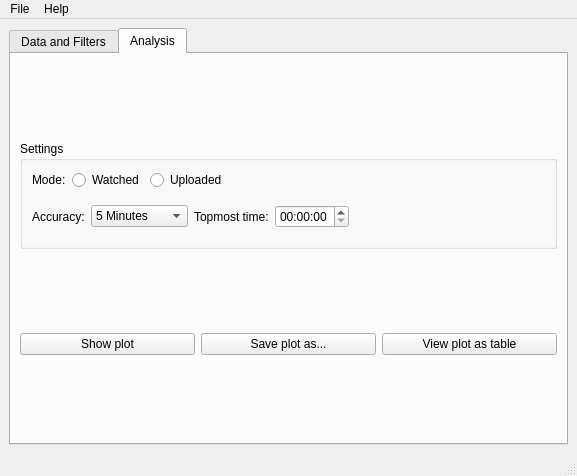
<?xml version="1.0" encoding="UTF-8"?>
<ui version="4.0">
 <class>MainWindow</class>
 <widget class="QMainWindow" name="MainWindow">
  <property name="geometry">
   <rect>
    <x>0</x>
    <y>0</y>
    <width>577</width>
    <height>476</height>
   </rect>
  </property>
  <property name="windowTitle">
   <string>MainWindow</string>
  </property>
  <widget class="QWidget" name="centralwidget">
   <layout class="QVBoxLayout" name="verticalLayout_5">
    <item>
     <widget class="QTabWidget" name="tabWidget">
      <property name="currentIndex">
       <number>1</number>
      </property>
      <widget class="QWidget" name="filters_tab">
       <attribute name="title">
        <string>Data and Filters</string>
       </attribute>
       <layout class="QVBoxLayout" name="verticalLayout_7">
        <item>
         <widget class="QLabel" name="loaded_file_label">
          <property name="sizePolicy">
           <sizepolicy hsizetype="Preferred" vsizetype="Fixed">
            <horstretch>0</horstretch>
            <verstretch>0</verstretch>
           </sizepolicy>
          </property>
          <property name="text">
           <string>Loaded file:</string>
          </property>
         </widget>
        </item>
        <item>
         <layout class="QHBoxLayout" name="horizontalLayout_8">
          <item>
           <widget class="QPushButton" name="create_db_btn">
            <property name="text">
             <string>Create database from Takeout</string>
            </property>
           </widget>
          </item>
          <item>
           <widget class="QPushButton" name="load_db_btn">
            <property name="text">
             <string>Load database</string>
            </property>
           </widget>
          </item>
          <item>
           <widget class="QPushButton" name="manage_db_btn">
            <property name="text">
             <string>Manage database</string>
            </property>
           </widget>
          </item>
         </layout>
        </item>
        <item>
         <widget class="QLabel" name="statistics_label">
          <property name="sizePolicy">
           <sizepolicy hsizetype="Fixed" vsizetype="Preferred">
            <horstretch>0</horstretch>
            <verstretch>0</verstretch>
           </sizepolicy>
          </property>
          <property name="text">
           <string>Statistics</string>
          </property>
          <property name="margin">
           <number>5</number>
          </property>
         </widget>
        </item>
        <item>
         <widget class="QGroupBox" name="groupBox">
          <property name="title">
           <string>Filters</string>
          </property>
          <layout class="QVBoxLayout" name="verticalLayout_2">
           <item>
            <layout class="QHBoxLayout" name="horizontalLayout_2">
             <item>
              <widget class="QListWidget" name="filters_list"/>
             </item>
             <item>
              <layout class="QVBoxLayout" name="verticalLayout">
               <property name="sizeConstraint">
                <enum>QLayout::SizeConstraint::SetDefaultConstraint</enum>
               </property>
               <item>
                <widget class="QPushButton" name="add_filter_btn">
                 <property name="text">
                  <string>Add filter</string>
                 </property>
                </widget>
               </item>
               <item>
                <widget class="QPushButton" name="edit_filter_btn">
                 <property name="text">
                  <string>Edit filter</string>
                 </property>
                </widget>
               </item>
               <item>
                <widget class="QPushButton" name="delete_filter_btn">
                 <property name="text">
                  <string>Delete filter</string>
                 </property>
                </widget>
               </item>
               <item>
                <spacer name="verticalSpacer">
                 <property name="orientation">
                  <enum>Qt::Orientation::Vertical</enum>
                 </property>
                 <property name="sizeHint" stdset="0">
                  <size>
                   <width>20</width>
                   <height>40</height>
                  </size>
                 </property>
                </spacer>
               </item>
               <item>
                <spacer name="verticalSpacer_2">
                 <property name="orientation">
                  <enum>Qt::Orientation::Vertical</enum>
                 </property>
                 <property name="sizeHint" stdset="0">
                  <size>
                   <width>20</width>
                   <height>40</height>
                  </size>
                 </property>
                </spacer>
               </item>
              </layout>
             </item>
            </layout>
           </item>
          </layout>
         </widget>
        </item>
        <item>
         <widget class="QPushButton" name="view_as_table_btn">
          <property name="text">
           <string>View as table</string>
          </property>
         </widget>
        </item>
        <item>
         <layout class="QHBoxLayout" name="horizontalLayout_9">
          <item>
           <widget class="QPushButton" name="save_db_btn">
            <property name="text">
             <string>Save with current filters</string>
            </property>
           </widget>
          </item>
          <item>
           <widget class="QPushButton" name="export_as_csv_btn">
            <property name="text">
             <string>Export as CSV</string>
            </property>
           </widget>
          </item>
         </layout>
        </item>
       </layout>
      </widget>
      <widget class="QWidget" name="analysis_tab">
       <attribute name="title">
        <string>Analysis</string>
       </attribute>
       <layout class="QVBoxLayout" name="verticalLayout_3">
        <property name="spacing">
         <number>6</number>
        </property>
        <property name="leftMargin">
         <number>9</number>
        </property>
        <item>
         <widget class="QGroupBox" name="plot_settings_box">
          <property name="sizePolicy">
           <sizepolicy hsizetype="Preferred" vsizetype="Fixed">
            <horstretch>0</horstretch>
            <verstretch>0</verstretch>
           </sizepolicy>
          </property>
          <property name="title">
           <string>Settings</string>
          </property>
          <layout class="QVBoxLayout" name="verticalLayout_6">
           <property name="spacing">
            <number>6</number>
           </property>
           <property name="leftMargin">
            <number>9</number>
           </property>
           <property name="topMargin">
            <number>9</number>
           </property>
           <property name="rightMargin">
            <number>9</number>
           </property>
           <property name="bottomMargin">
            <number>9</number>
           </property>
           <item>
            <layout class="QHBoxLayout" name="plot_mode_hbox">
             <item>
              <widget class="QLabel" name="label_13">
               <property name="text">
                <string>Mode:</string>
               </property>
              </widget>
             </item>
             <item>
              <widget class="QRadioButton" name="plot_watched_rb">
               <property name="text">
                <string>Watched</string>
               </property>
               <attribute name="buttonGroup">
                <string notr="true">plot_mode_group</string>
               </attribute>
              </widget>
             </item>
             <item>
              <widget class="QRadioButton" name="plot_uploaded_rb">
               <property name="text">
                <string>Uploaded</string>
               </property>
               <attribute name="buttonGroup">
                <string notr="true">plot_mode_group</string>
               </attribute>
              </widget>
             </item>
             <item>
              <spacer name="horizontalSpacer_3">
               <property name="orientation">
                <enum>Qt::Orientation::Horizontal</enum>
               </property>
               <property name="sizeHint" stdset="0">
                <size>
                 <width>40</width>
                 <height>20</height>
                </size>
               </property>
              </spacer>
             </item>
            </layout>
           </item>
           <item>
            <widget class="QStackedWidget" name="plot_settings_stack">
             <property name="sizePolicy">
              <sizepolicy hsizetype="Preferred" vsizetype="Maximum">
               <horstretch>0</horstretch>
               <verstretch>0</verstretch>
              </sizepolicy>
             </property>
             <property name="frameShape">
              <enum>QFrame::Shape::NoFrame</enum>
             </property>
             <property name="currentIndex">
              <number>4</number>
             </property>
             <widget class="QWidget" name="threshold_page">
              <layout class="QHBoxLayout" name="horizontalLayout_4">
               <property name="leftMargin">
                <number>0</number>
               </property>
               <item>
                <widget class="QLabel" name="label">
                 <property name="text">
                  <string>Threshold for &quot;Other&quot;:</string>
                 </property>
                </widget>
               </item>
               <item>
                <widget class="QSpinBox" name="threshold_spin">
                 <property name="maximum">
                  <number>999999</number>
                 </property>
                </widget>
               </item>
               <item>
                <spacer name="horizontalSpacer">
                 <property name="orientation">
                  <enum>Qt::Orientation::Horizontal</enum>
                 </property>
                 <property name="sizeHint" stdset="0">
                  <size>
                   <width>40</width>
                   <height>20</height>
                  </size>
                 </property>
                </spacer>
               </item>
              </layout>
             </widget>
             <widget class="QWidget" name="year_page">
              <layout class="QHBoxLayout" name="horizontalLayout_3">
               <property name="leftMargin">
                <number>0</number>
               </property>
               <item>
                <widget class="QLabel" name="label_4">
                 <property name="text">
                  <string>Year:</string>
                 </property>
                </widget>
               </item>
               <item>
                <widget class="QSpinBox" name="year_spin">
                 <property name="minimum">
                  <number>2000</number>
                 </property>
                 <property name="maximum">
                  <number>2099</number>
                 </property>
                </widget>
               </item>
               <item>
                <spacer name="horizontalSpacer_2">
                 <property name="orientation">
                  <enum>Qt::Orientation::Horizontal</enum>
                 </property>
                 <property name="sizeHint" stdset="0">
                  <size>
                   <width>40</width>
                   <height>20</height>
                  </size>
                 </property>
                </spacer>
               </item>
              </layout>
             </widget>
             <widget class="QWidget" name="empty_page">
              <layout class="QVBoxLayout" name="verticalLayout_4">
               <property name="leftMargin">
                <number>0</number>
               </property>
               <item>
                <widget class="QLabel" name="label_2">
                 <property name="text">
                  <string>No settings for selected plot available.</string>
                 </property>
                </widget>
               </item>
              </layout>
             </widget>
             <widget class="QWidget" name="leftmost_time_page">
              <layout class="QHBoxLayout" name="horizontalLayout_6">
               <property name="leftMargin">
                <number>0</number>
               </property>
               <item>
                <widget class="QLabel" name="label_10">
                 <property name="text">
                  <string>Accuracy:</string>
                 </property>
                </widget>
               </item>
               <item>
                <widget class="QComboBox" name="accuracy_combo_bars">
                 <item>
                  <property name="text">
                   <string>5 Minutes</string>
                  </property>
                 </item>
                 <item>
                  <property name="text">
                   <string>10 Minutes</string>
                  </property>
                 </item>
                 <item>
                  <property name="text">
                   <string>15 Minutes</string>
                  </property>
                 </item>
                 <item>
                  <property name="text">
                   <string>20 Minutes</string>
                  </property>
                 </item>
                 <item>
                  <property name="text">
                   <string>30 Minutes</string>
                  </property>
                 </item>
                 <item>
                  <property name="text">
                   <string>60 Minutes</string>
                  </property>
                 </item>
                 <item>
                  <property name="text">
                   <string>120 Minutes</string>
                  </property>
                 </item>
                </widget>
               </item>
               <item>
                <widget class="QLabel" name="label_11">
                 <property name="text">
                  <string>Leftmost time:</string>
                 </property>
                </widget>
               </item>
               <item>
                <widget class="StepTimeEdit" name="leftmost_time_edit"/>
               </item>
               <item>
                <spacer name="horizontalSpacer_5">
                 <property name="orientation">
                  <enum>Qt::Orientation::Horizontal</enum>
                 </property>
                 <property name="sizeHint" stdset="0">
                  <size>
                   <width>40</width>
                   <height>20</height>
                  </size>
                 </property>
                </spacer>
               </item>
              </layout>
             </widget>
             <widget class="QWidget" name="topmost_time_page">
              <layout class="QHBoxLayout" name="horizontalLayout_7">
               <property name="leftMargin">
                <number>0</number>
               </property>
               <item>
                <widget class="QLabel" name="label_14">
                 <property name="text">
                  <string>Accuracy:</string>
                 </property>
                </widget>
               </item>
               <item>
                <widget class="QComboBox" name="accuracy_combo_heatmap">
                 <item>
                  <property name="text">
                   <string>5 Minutes</string>
                  </property>
                 </item>
                 <item>
                  <property name="text">
                   <string>10 Minutes</string>
                  </property>
                 </item>
                 <item>
                  <property name="text">
                   <string>15 Minutes</string>
                  </property>
                 </item>
                 <item>
                  <property name="text">
                   <string>20 Minutes</string>
                  </property>
                 </item>
                 <item>
                  <property name="text">
                   <string>30 Minutes</string>
                  </property>
                 </item>
                 <item>
                  <property name="text">
                   <string>60 Minutes</string>
                  </property>
                 </item>
                 <item>
                  <property name="text">
                   <string>120 Minutes</string>
                  </property>
                 </item>
                </widget>
               </item>
               <item>
                <widget class="QLabel" name="label_12">
                 <property name="text">
                  <string>Topmost time:</string>
                 </property>
                </widget>
               </item>
               <item>
                <widget class="StepTimeEdit" name="topmost_time_edit"/>
               </item>
               <item>
                <spacer name="horizontalSpacer_6">
                 <property name="orientation">
                  <enum>Qt::Orientation::Horizontal</enum>
                 </property>
                 <property name="sizeHint" stdset="0">
                  <size>
                   <width>40</width>
                   <height>20</height>
                  </size>
                 </property>
                </spacer>
               </item>
              </layout>
             </widget>
            </widget>
           </item>
          </layout>
         </widget>
        </item>
        <item>
         <layout class="QHBoxLayout" name="horizontalLayout_5">
          <item>
           <widget class="QPushButton" name="show_plot_btn">
            <property name="sizePolicy">
             <sizepolicy hsizetype="Minimum" vsizetype="Fixed">
              <horstretch>0</horstretch>
              <verstretch>0</verstretch>
             </sizepolicy>
            </property>
            <property name="text">
             <string>Show plot</string>
            </property>
           </widget>
          </item>
          <item>
           <widget class="QPushButton" name="save_plot_btn">
            <property name="sizePolicy">
             <sizepolicy hsizetype="Minimum" vsizetype="Fixed">
              <horstretch>0</horstretch>
              <verstretch>0</verstretch>
             </sizepolicy>
            </property>
            <property name="text">
             <string>Save plot as...</string>
            </property>
           </widget>
          </item>
          <item>
           <widget class="QPushButton" name="view_plot_as_table_btn">
            <property name="text">
             <string>View plot as table</string>
            </property>
           </widget>
          </item>
         </layout>
        </item>
       </layout>
      </widget>
     </widget>
    </item>
   </layout>
  </widget>
  <widget class="QMenuBar" name="menubar">
   <property name="geometry">
    <rect>
     <x>0</x>
     <y>0</y>
     <width>577</width>
     <height>33</height>
    </rect>
   </property>
   <widget class="QMenu" name="menuFile">
    <property name="title">
     <string>File</string>
    </property>
    <addaction name="actionCreate_database"/>
    <addaction name="actionLoad_database"/>
    <addaction name="separator"/>
    <addaction name="actionExit"/>
   </widget>
   <widget class="QMenu" name="menuHelp">
    <property name="title">
     <string>Help</string>
    </property>
    <addaction name="actionAbout"/>
   </widget>
   <addaction name="menuFile"/>
   <addaction name="menuHelp"/>
  </widget>
  <widget class="QStatusBar" name="statusbar"/>
  <action name="actionExit">
   <property name="text">
    <string>Exit</string>
   </property>
  </action>
  <action name="actionAbout">
   <property name="text">
    <string>About</string>
   </property>
  </action>
  <action name="actionCreate_database">
   <property name="text">
    <string>Create database</string>
   </property>
  </action>
  <action name="actionLoad_database">
   <property name="text">
    <string>Load database</string>
   </property>
  </action>
 </widget>
 <customwidgets>
  <customwidget>
   <class>StepTimeEdit</class>
   <extends>QTimeEdit</extends>
   <header>ui.widgets.custom_widgets</header>
  </customwidget>
 </customwidgets>
 <tabstops>
  <tabstop>add_filter_btn</tabstop>
  <tabstop>edit_filter_btn</tabstop>
  <tabstop>delete_filter_btn</tabstop>
 </tabstops>
 <resources/>
 <connections/>
 <buttongroups>
  <buttongroup name="plot_mode_group"/>
 </buttongroups>
</ui>
